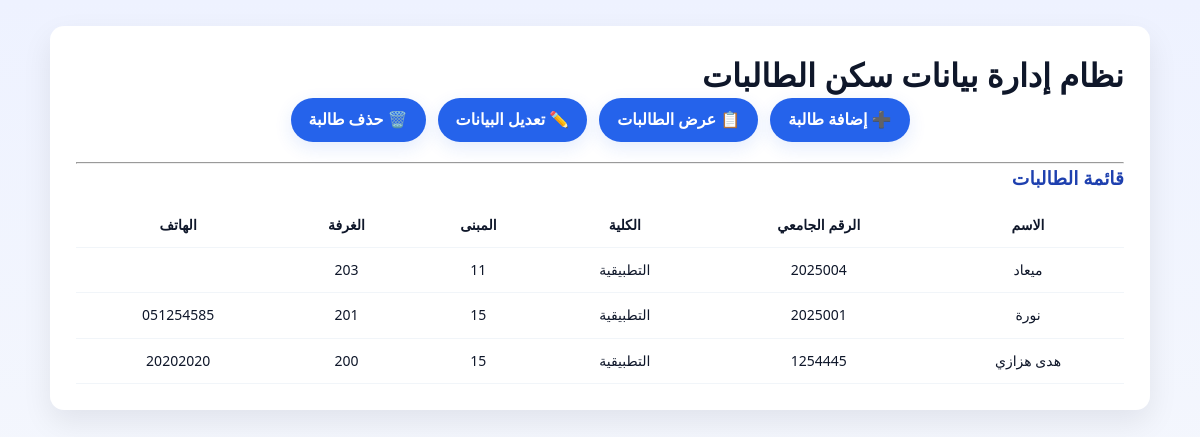
The page /?page=read on the database its author committed.
### tables this page shows
CREATE TABLE `students` (
  `id` int(11) NOT NULL,
  `full_name` varchar(150) NOT NULL,
  `student_number` varchar(50) NOT NULL,
  `college` varchar(100) DEFAULT NULL,
  `level` varchar(50) DEFAULT NULL,
  `building_number` varchar(50) DEFAULT NULL,
  `room_number` varchar(50) DEFAULT NULL,
  `bed_number` varchar(50) DEFAULT NULL,
  `phone_number` varchar(30) DEFAULT NULL,
  `housing_date` date DEFAULT NULL,
  `notes` text DEFAULT NULL
);

### modules/read.php (the view)
<?php
$stmt = $pdo->query("SELECT * FROM students ORDER BY id DESC");
$data = $stmt->fetchAll(PDO::FETCH_ASSOC);
?>
<h3>قائمة الطالبات</h3>
<?php if (!$data): ?>
<p>لا توجد بيانات</p>
<?php else: ?>
<table>
<tr>
<th>الاسم</th>
<th>الرقم الجامعي</th>
<th>الكلية</th>
<th>المبنى</th>
<th>الغرفة</th>
<th>الهاتف</th>
</tr>
<?php foreach ($data as $s): ?>
<tr>
<td><?= $s['full_name'] ?></td>
<td><?= $s['student_number'] ?></td>
<td><?= $s['college'] ?></td>
<td><?= $s['building_number'] ?></td>
<td><?= $s['room_number'] ?></td>
<td><?= $s['phone_number'] ?></td>
</tr>
<?php endforeach; ?>
</table>
<?php endif; ?>

### index.php (shortened to what this page needs)
<!DOCTYPE html>
<html lang="ar">
<head>
<link rel="stylesheet" href="style.css">
</head>
<body>
<div class="container">
<h1>نظام إدارة بيانات سكن الطالبات</h1>
<nav>
<a href="?page=create">➕ إضافة طالبة</a>
<a href="?page=read">📋 عرض الطالبات</a>
<a href="?page=update">✏️ تعديل البيانات</a>
<a href="?page=delete">🗑️ حذف طالبة</a>
</nav>
<hr>
<?php
$page = $_GET['page'] ?? 'create';
$file = "modules/$page.php";
if (file_exists($file)) {
    include $file;
} else {
    echo "<div class='error'>الصفحة غير موجودة</div>";
}
?>
</div>
</body>
</html>

### style.css (style rules this page uses)
:root { --primary: #2563eb; --secondary: #1e40af; --accent: #22c55e; --danger: #ef4444; --bg: #f8fafc; --card: #ffffff; --muted: #64748b; --text: #0f172a; --shadow: 0 12px 30px rgba(2,6,23,0.08); --glass: rgba(255,255,255,0.6); }
* { box-sizing: border-box; margin: 0; padding: 0; }
html,body { height: 100%; }
body { font-family: "Segoe UI", Tahoma, system-ui, -apple-system, "Helvetica Neue", Arial; background: linear-gradient(180deg, #eef2ff 0%, var(--bg) 100%); color: var(--text); direction: rtl; -webkit-font-smoothing: antialiased; -moz-osx-font-smoothing: grayscale; line-height: 1.45; }
.container { max-width: 1100px; margin: 26px auto 40px; background: var(--card); padding: 26px; border-radius: 14px; box-shadow: var(--shadow); }
nav { display: flex; justify-content: center; gap: 12px; margin-bottom: 20px; flex-wrap: wrap; }
nav a { background: var(--primary); color: #fff; padding: 10px 18px; border-radius: 30px; text-decoration: none; font-weight: 600; box-shadow: 0 6px 18px rgba(37,99,235,0.12); transition: transform .18s ease, background .18s ease; }
h2, h3 { color: var(--secondary); margin-bottom: 12px; font-weight: 700; }
table { width: 100%; border-collapse: collapse; min-width: 680px; background: var(--card); }
th, td { padding: 12px 14px; text-align: center; border-bottom: 1px solid #f1f5f9; font-size: 14px; }

### rows shown on the page
students: full_name "ميعاد", student_number "2025004", college "التطبيقية", building_number "11", room_number "203"
students: full_name "نورة", student_number "2025001", college "التطبيقية", building_number "15", room_number "201", phone_number "051254585"
students: full_name "هدى هزازي", student_number "1254445", college "التطبيقية", building_number "15", room_number "200", phone_number "20202020"
